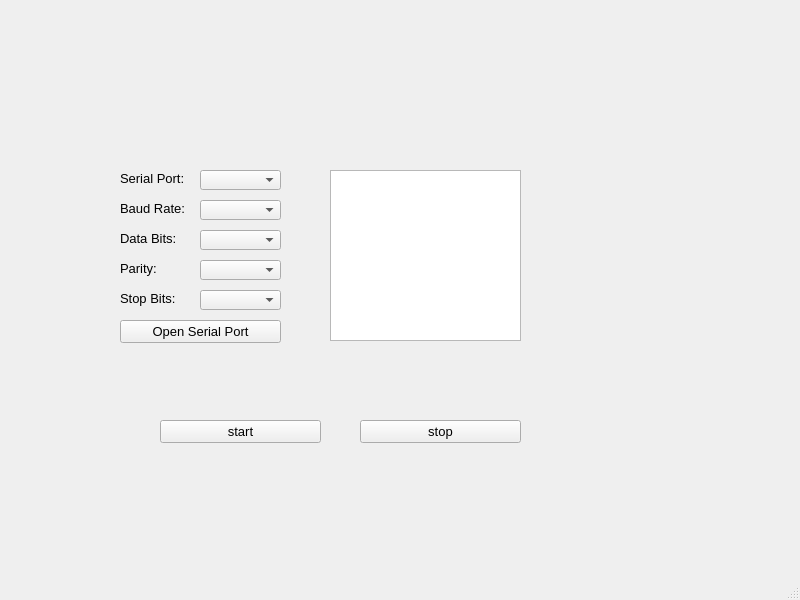
<?xml version="1.0" encoding="UTF-8"?>
<ui version="4.0">
 <class>MainWindow</class>
 <widget class="QMainWindow" name="MainWindow">
  <property name="geometry">
   <rect>
    <x>0</x>
    <y>0</y>
    <width>800</width>
    <height>600</height>
   </rect>
  </property>
  <property name="windowTitle">
   <string>MainWindow</string>
  </property>
  <widget class="QWidget" name="centralwidget">
   <widget class="QLabel" name="labe_Parity">
    <property name="geometry">
     <rect>
      <x>120</x>
      <y>260</y>
      <width>71</width>
      <height>17</height>
     </rect>
    </property>
    <property name="font">
     <font>
      <pointsize>10</pointsize>
     </font>
    </property>
    <property name="text">
     <string>Parity:</string>
    </property>
   </widget>
   <widget class="QLabel" name="labe_Data_Bits">
    <property name="geometry">
     <rect>
      <x>120</x>
      <y>230</y>
      <width>71</width>
      <height>17</height>
     </rect>
    </property>
    <property name="font">
     <font>
      <pointsize>10</pointsize>
     </font>
    </property>
    <property name="text">
     <string>Data Bits:</string>
    </property>
   </widget>
   <widget class="QComboBox" name="comboBox_Serial_Port">
    <property name="geometry">
     <rect>
      <x>200</x>
      <y>170</y>
      <width>81</width>
      <height>20</height>
     </rect>
    </property>
    <property name="font">
     <font>
      <pointsize>10</pointsize>
     </font>
    </property>
   </widget>
   <widget class="QPlainTextEdit" name="plainTextEdit">
    <property name="geometry">
     <rect>
      <x>330</x>
      <y>170</y>
      <width>191</width>
      <height>171</height>
     </rect>
    </property>
   </widget>
   <widget class="QLabel" name="label_Baud_Rate">
    <property name="geometry">
     <rect>
      <x>120</x>
      <y>200</y>
      <width>71</width>
      <height>17</height>
     </rect>
    </property>
    <property name="font">
     <font>
      <pointsize>10</pointsize>
     </font>
    </property>
    <property name="text">
     <string>Baud Rate:</string>
    </property>
   </widget>
   <widget class="QComboBox" name="comboBox_Stop_Bits">
    <property name="geometry">
     <rect>
      <x>200</x>
      <y>290</y>
      <width>81</width>
      <height>20</height>
     </rect>
    </property>
    <property name="font">
     <font>
      <pointsize>10</pointsize>
     </font>
    </property>
   </widget>
   <widget class="QComboBox" name="comboBox_Data_Bits">
    <property name="geometry">
     <rect>
      <x>200</x>
      <y>230</y>
      <width>81</width>
      <height>20</height>
     </rect>
    </property>
    <property name="font">
     <font>
      <pointsize>10</pointsize>
     </font>
    </property>
   </widget>
   <widget class="QLabel" name="label_Serial_Port">
    <property name="geometry">
     <rect>
      <x>120</x>
      <y>170</y>
      <width>71</width>
      <height>17</height>
     </rect>
    </property>
    <property name="font">
     <font>
      <pointsize>10</pointsize>
     </font>
    </property>
    <property name="text">
     <string>Serial Port: </string>
    </property>
   </widget>
   <widget class="QLabel" name="labe_Stop_Bitsl">
    <property name="geometry">
     <rect>
      <x>120</x>
      <y>290</y>
      <width>71</width>
      <height>17</height>
     </rect>
    </property>
    <property name="font">
     <font>
      <pointsize>10</pointsize>
     </font>
    </property>
    <property name="text">
     <string>Stop Bits:</string>
    </property>
   </widget>
   <widget class="QPushButton" name="btn_Open_Close_Serial">
    <property name="geometry">
     <rect>
      <x>120</x>
      <y>320</y>
      <width>161</width>
      <height>23</height>
     </rect>
    </property>
    <property name="font">
     <font>
      <pointsize>10</pointsize>
     </font>
    </property>
    <property name="text">
     <string>Open Serial Port</string>
    </property>
   </widget>
   <widget class="QComboBox" name="comboBox_Parity">
    <property name="geometry">
     <rect>
      <x>200</x>
      <y>260</y>
      <width>81</width>
      <height>20</height>
     </rect>
    </property>
    <property name="font">
     <font>
      <pointsize>10</pointsize>
     </font>
    </property>
   </widget>
   <widget class="QComboBox" name="comboBox_Baud_Rate">
    <property name="geometry">
     <rect>
      <x>200</x>
      <y>200</y>
      <width>81</width>
      <height>20</height>
     </rect>
    </property>
    <property name="font">
     <font>
      <pointsize>10</pointsize>
     </font>
    </property>
   </widget>
   <widget class="QPushButton" name="btn_Start">
    <property name="geometry">
     <rect>
      <x>160</x>
      <y>420</y>
      <width>161</width>
      <height>23</height>
     </rect>
    </property>
    <property name="font">
     <font>
      <pointsize>10</pointsize>
     </font>
    </property>
    <property name="text">
     <string>start</string>
    </property>
   </widget>
   <widget class="QPushButton" name="btn_Stop">
    <property name="geometry">
     <rect>
      <x>360</x>
      <y>420</y>
      <width>161</width>
      <height>23</height>
     </rect>
    </property>
    <property name="font">
     <font>
      <pointsize>10</pointsize>
     </font>
    </property>
    <property name="text">
     <string>stop</string>
    </property>
   </widget>
  </widget>
  <widget class="QMenuBar" name="menubar">
   <property name="geometry">
    <rect>
     <x>0</x>
     <y>0</y>
     <width>800</width>
     <height>25</height>
    </rect>
   </property>
  </widget>
  <widget class="QStatusBar" name="statusbar"/>
 </widget>
 <resources/>
 <connections/>
</ui>
